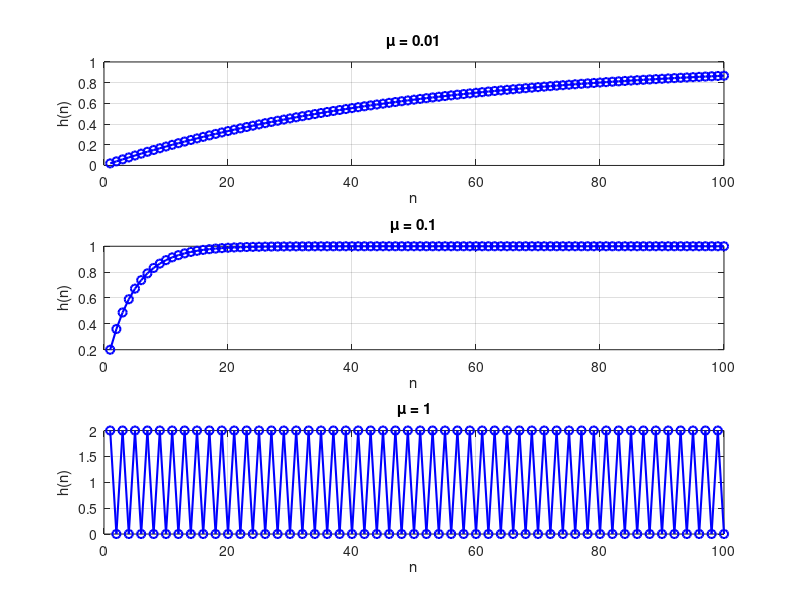

Source code (MATLAB):
% MATLAB code to analyze the effect of different \mu values on stability for given formula
% Formula: \hat{h}(n) = \hat{h}(n-1) + 2 * \mu * y(n) * (x(n) - \hat{h}^T(n-1) * y(n))

% Parameters
n_max = 100; % Number of iterations
h_dim = 1;   % Dimension of h vector
my_values = [0.01, 0.1, 1]; % Different \mu values
x_n = 1;    % Constant x(n)
y_n = 1;    % Constant y(n)

% Initialize figure
figure;

% Iterate over each \mu value
for i = 1:length(my_values)
    my = my_values(i);
    h = zeros(h_dim, 1); % Initialize h vector
    h_values = zeros(h_dim, n_max);

    % Simulation loop
    for n = 1:n_max
        % Calculate error term e(n)
        e_n = x_n - h' * y_n;
        
        % Update h(n)
        h = h + 2 * my * y_n * e_n;
        h_values(:, n) = h;
        
        % Plot updated h(n)
        subplot(3, 1, i);
        plot(1:n, h_values(1, 1:n), 'bo-', 'LineWidth', 1.5);
        title(['\mu = ', num2str(my)]);
        xlabel('n');
        ylabel('h(n)');
        grid on;
        pause(0.05); % Refresh plot in real-time
    end
end
